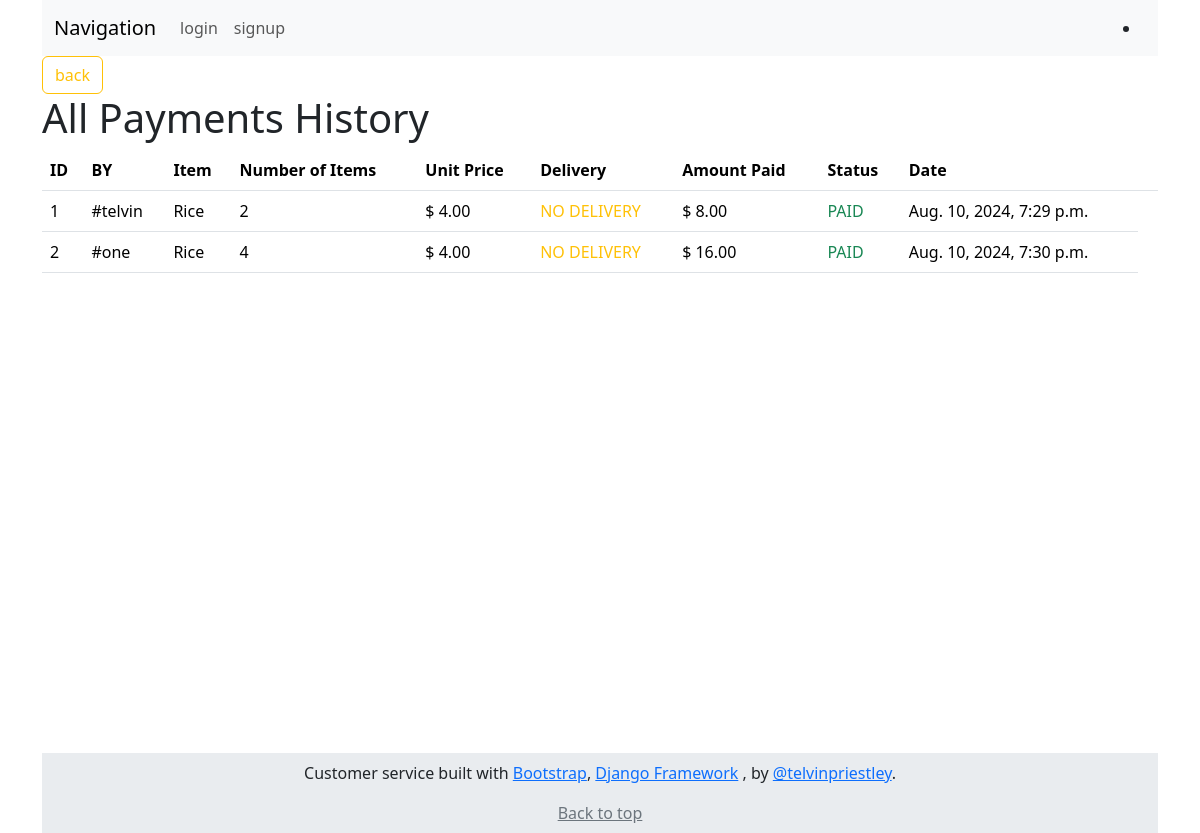
Page /history_admin on the committed database.
### shop/models.py (models this page shows)
class Payment(models.Model):
    customer = models.ForeignKey(User, on_delete=models.CASCADE)
    order = models.ForeignKey(Order, on_delete=models.CASCADE)
    amount = models.DecimalField(max_digits=10, decimal_places=2)
    status = models.BooleanField(default=False)
    created = models.DateTimeField(auto_now_add=True)
    updated = models.DateTimeField(auto_now=True)

class Order(models.Model):
    customer = models.ForeignKey(User, on_delete=models.CASCADE)
    item = models.ForeignKey(Items, on_delete=models.CASCADE)
    quantity = models.IntegerField()
    amount = models.DecimalField(max_digits=10, decimal_places=2)
    total_amount = models.DecimalField(max_digits=10, decimal_places=2, blank=True, null=True)
    status = models.BooleanField(default=False)
    deliver = models.BooleanField(default=False)
    created = models.DateTimeField(auto_now_add=True)
    updated = models.DateTimeField(auto_now=True)

class Items(models.Model):
    itemName = models.CharField(max_length=100)
    unitprice = models.DecimalField(max_digits=10, decimal_places=2)
    stock = models.IntegerField()
    created = models.DateTimeField(auto_now_add=True)
    updated = models.DateTimeField(auto_now=True)

### shop/views.py (the view)
# urls.py: path('history_admin', views.history_admin, name='history_admin'),
def history_admin(request):
    try:
        payments = Payment.objects.all()
        data = {"payments": payments, }
        return render(request, "free/history_admin.html", context=data)
    except ObjectDoesNotExist:
        messages.error(request, "ID does not exist")
        return redirect("/name_list")

### templates/free/history_admin.html (shortened to what this page needs)
<!DOCTYPE html>
<html lang="en">
<head>
    <link href="https://cdn.jsdelivr.net/npm/bootstrap@5.3.3/dist/css/bootstrap.min.css" rel="stylesheet"
>
</head>
<body class="container">
    {% include "navbar.html" %}
    <a href="/name_list" class="col btn btn-outline-warning">back</a>
    <div style="margin-bottom: 60vh;">
    {% if payments %}
        <h1>All Payments History </h1>
        <table class="table">
            <thead>
                <tr>
                    <th scope="col">ID</th>
                    <th scope="col">BY</th>
                    <th scope="col">Item</th>
                    <th scope="col">Number of Items</th>
                    <th scope="col">Unit Price</th>
                    <th scope="col">Delivery </th>
                    <th scope="col">Amount Paid</th>
                    <th scope="col">Status</th>
                    <th scope="col">Date</th>
                    <th></th>
                </tr>
            </thead>
            {% for payment in payments %}
            <tbody>
                <tr>
                    <td> {{ payment.id }} </td>
                    <td> #{{ payment.customer.username }}</td>
                    <td>{{ payment.order.item.itemName }}</td>
                    <td>{{ payment.order.quantity }}</td>
                    <td>$ {{ payment.order.item.unitprice }}</td>
                    {% if payment.order.deliver %}
                    <td class="text-success">DELIVERED</td>
                    {% else %}
                    <td class="text-warning">NO DELIVERY</td>
                    {% endif %}
                    <td>$ {{ payment.amount }}</td>
                    {% if payment.status %}
                    <td class="text-success">PAID</td>
                    {% else %}
                    <td class="text-danger">NOT PAID</td>
                    {% endif %}
                    <td>{{ payment.created }}</td>
                </tr>
            </tbody>
            {% endfor %}
        </table>
        {% else %}
        <h3>No Payments Made Yet</h3>
        {% endif %}
    </div>
    <footer class="footer mt-4 py-2 bg-body-secondary ">
        <div class="text-center">
            <p>Customer service built with <a href="https://getbootstrap.com/">Bootstrap</a>, <a
                    href="https://docs.djangoproject.com/">Django Framework</a> , by <a
                    href="https://twitter.com/telvinpriestley">@telvinpriestley</a>.</p>
            <p class="mb-0">
                <a class="link-secondary" href="#">Back to top</a>
            </p>
        </div>
    </footer>
</body>
</html>

### templates/navbar.html (shortened to what this page needs)
<nav class="navbar navbar-expand-lg bg-body-tertiary">
  <div class="container">
    <a class="navbar-brand" href="#">Navigation</a>
    <div class="collapse navbar-collapse" id="navbarNav">
      <ul class="navbar-nav">
        {% if user.is_active%}
        <li class="nav-item">
          <a class="nav-link" aria-current="page" href="/name_list">Customer-List</a>
        </li>
        <li class="nav-item">
          <a class="nav-link" href="/logout_view">logout</a>
        </li>
        {% else %}
        <li class="nav-item">
          <a class="nav-link" href="/login_view">login</a>
        </li>
        <li class="nav-item">
          <a class="nav-link" href="/signup_view">signup</a>
        </li>
        {% endif %}
      </ul>
    </div>
    <li class="nav-item">
    </li>
  </div>
</nav>

### rows in the picture
Payment: id "1", customer.username "telvin", order.item.itemName "Rice", order.quantity "2", order.item.unitprice "4.00", shows "NO DELIVERY", amount "8.00", status "PAID", created "Aug. 10, 2024, 7:29 p.m."
Payment: id "2", customer.username "one", order.item.itemName "Rice", order.quantity "4", order.item.unitprice "4.00", shows "NO DELIVERY", amount "16.00", status "PAID", created "Aug. 10, 2024, 7:30 p.m."
